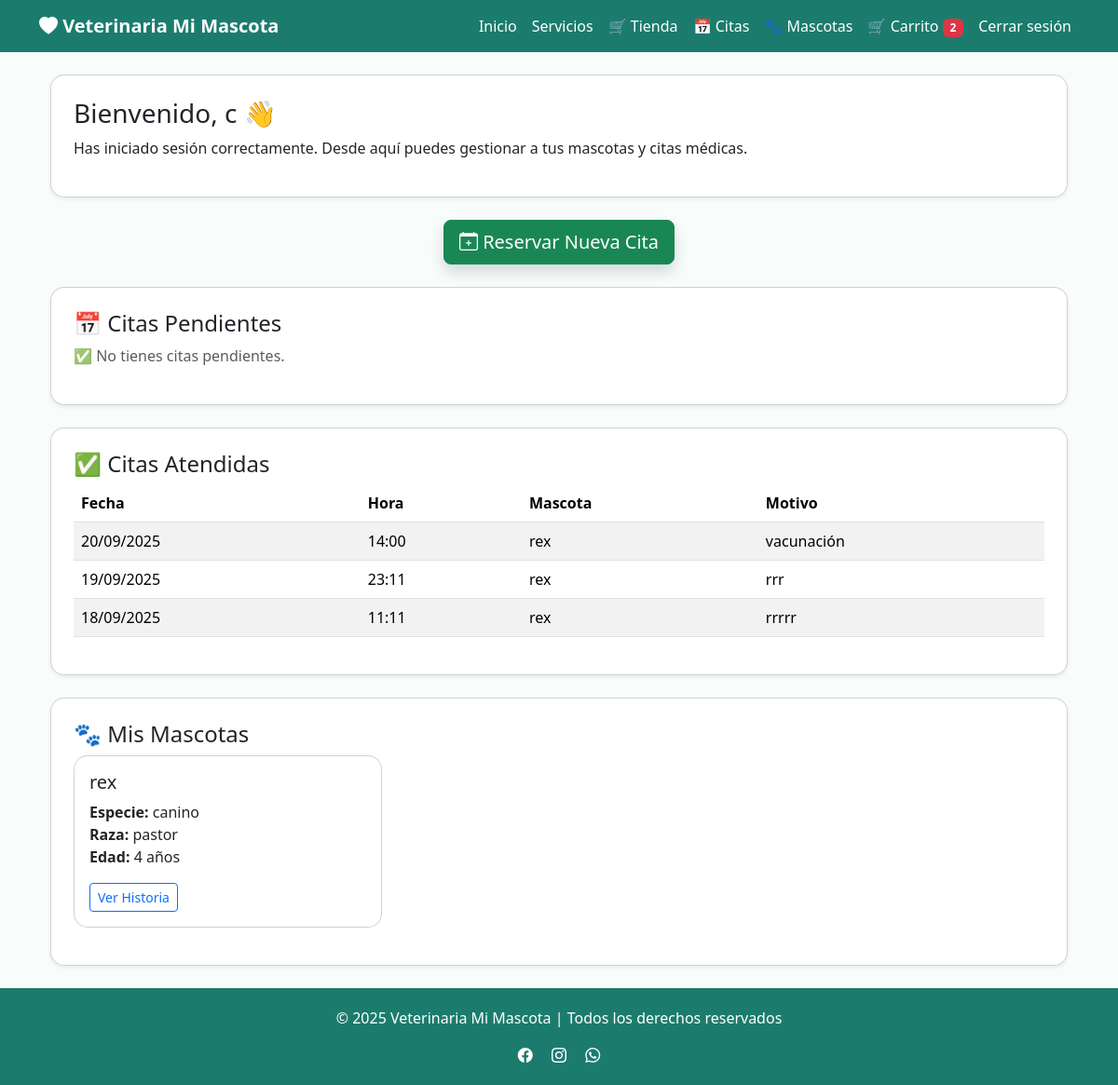
The app's page /dashboard (signed in) with its own data.
### app/models/usuario.py (models this page shows, shortened)
class Usuario(db.Model, UserMixin):
    __tablename__ = 'usuarios'
    id_usuario = db.Column(db.Integer, primary_key=True)
    nombre = db.Column(db.String(100), nullable=False)
    email = db.Column(db.String(100), unique=True, nullable=False)
    contraseña = db.Column(db.String(255), nullable=False)
    rol = db.Column(db.String(20), default='cliente')
    direccion = db.Column(db.String(200))
    telefono = db.Column(db.String(15))
    carrito = db.relationship('Carrito', back_populates='usuario', uselist=False)
    citas_cliente = db.relationship('Cita', foreign_keys='Cita.id_usuario', back_populates='usuario')
    citas_veterinario = db.relationship('Cita', foreign_keys='Cita.id_veterinario', back_populates='veterinario_rel')
    mascotas = db.relationship('Mascota', back_populates='usuario')

### app/models/cita.py (models this page shows, shortened)
class Cita(db.Model):
    __tablename__ = 'citas'
    id_cita = db.Column(db.Integer, primary_key=True)
    fecha = db.Column(db.Date, nullable=False)
    hora = db.Column(db.Time, nullable=False)
    motivo = db.Column(db.String(100), nullable=False)
    estado = db.Column(db.String(20), default='pendiente')
    id_mascota = db.Column(db.Integer, db.ForeignKey('mascotas.id_mascota'), nullable=False)
    id_usuario = db.Column(db.Integer, db.ForeignKey('usuarios.id_usuario'), nullable=False)  # Dueño de la mascota
    id_veterinario = db.Column(db.Integer, db.ForeignKey('usuarios.id_usuario'), nullable=True)  # Veterinario asignado
    mascota = db.relationship('Mascota', back_populates='citas')
    historia_clinica = db.relationship('HistoriaClinica', back_populates='cita', uselist=False)
    usuario = db.relationship('Usuario', foreign_keys=[id_usuario], back_populates='citas_cliente')
    veterinario_rel = db.relationship('Usuario', foreign_keys=[id_veterinario], back_populates='citas_veterinario')
    __table_args__ = (
        db.UniqueConstraint('fecha', 'hora', name='_fecha_hora_uc'),
        db.Index('ix_cita_fecha', 'fecha'),
    )

### app/models/mascota.py (models this page shows)
class Mascota(db.Model):
    __tablename__ = "mascotas"
    id_mascota = db.Column(db.Integer, primary_key=True)
    nombre = db.Column(db.String(100), nullable=False)
    especie = db.Column(db.String(50), nullable=False)
    raza = db.Column(db.String(50))
    genero = db.Column(db.String(10))
    fecha_nacimiento = db.Column(db.Date)
    id_usuario = db.Column(db.Integer, db.ForeignKey("usuarios.id_usuario"), nullable=False)
    usuario = db.relationship('Usuario', back_populates='mascotas')
    historia_clinica = db.relationship('HistoriaClinica', back_populates='mascota', uselist=False)
    citas = db.relationship('Cita', back_populates='mascota')
    @property
    def edad(self):
        if self.fecha_nacimiento:
            hoy = date.today()
            return hoy.year - self.fecha_nacimiento.year - (
                (hoy.month, hoy.day) < (self.fecha_nacimiento.month, self.fecha_nacimiento.day)
            )
        return None

### app/routes/main.py (the view)
@main_bp.route("/dashboard")
@login_required
def dashboard():
    mascotas = Mascota.query.filter_by(id_usuario=current_user.id_usuario).all()
    citas_pendientes = Cita.query.filter_by(
        id_usuario=current_user.id_usuario,
        estado="pendiente"
    ).order_by(Cita.fecha.asc()).all()
    citas_atendidas = Cita.query.filter_by(
        id_usuario=current_user.id_usuario,
        estado="atendida"
    ).order_by(Cita.fecha.desc()).all()
    return render_template(
        "dashboard.html",
        mascotas=mascotas,
        citas_pendientes=citas_pendientes,
        citas_atendidas=citas_atendidas
    )

### app/templates/dashboard.html (shortened to what this page needs)
{% extends "base.html" %}
{% block content %}
<div class="container mt-4">
    <div class="card p-4 shadow-sm">
        <h1 class="h3 font-bold">Bienvenido, {{ current_user.nombre }} 👋</h1>
        <p>Has iniciado sesión correctamente. Desde aquí puedes gestionar a tus mascotas y citas médicas.</p>
    </div>
    <div class="text-center my-4">
        <a href="{{ url_for('citas.reservar_cita') }}" class="btn btn-success btn-lg shadow">
            <i class="bi bi-calendar-plus"></i> Reservar Nueva Cita
        </a>
    </div>
    <div class="card p-4 mb-4 shadow-sm">
        <h2 class="h4">📅 Citas Pendientes</h2>
        {% if citas_pendientes %}
        <table class="table table-striped">
            <thead>
                <tr>
                    <th>Fecha</th>
                    <th>Hora</th>
                    <th>Mascota</th>
                    <th>Motivo</th>
                </tr>
            </thead>
            <tbody>
                {% for cita in citas_pendientes %}
                <tr>
                    <td>{{ cita.fecha.strftime('%d/%m/%Y') }}</td>
                    <td>{{ cita.hora.strftime('%H:%M') }}</td>
                    <td>{{ cita.mascota.nombre }}</td>
                    <td>{{ cita.motivo or 'Sin motivo' }}</td>
                </tr>
                {% endfor %}
            </tbody>
        </table>
        {% else %}
        <p class="text-muted">✅ No tienes citas pendientes.</p>
        {% endif %}
    </div>
    <div class="card p-4 mb-4 shadow-sm">
        <h2 class="h4">✅ Citas Atendidas</h2>
        {% if citas_atendidas %}
        <table class="table table-striped">
            <thead>
                <tr>
                    <th>Fecha</th>
                    <th>Hora</th>
                    <th>Mascota</th>
                    <th>Motivo</th>
                </tr>
            </thead>
            <tbody>
                {% for cita in citas_atendidas %}
                <tr>
                    <td>{{ cita.fecha.strftime('%d/%m/%Y') }}</td>
                    <td>{{ cita.hora.strftime('%H:%M') }}</td>
                    <td>{{ cita.mascota.nombre }}</td>
                    <td>{{ cita.motivo or 'Sin motivo' }}</td>
                </tr>
                {% endfor %}
            </tbody>
        </table>
        {% else %}
        <p class="text-muted">⚠️ No tienes citas atendidas aún.</p>
        {% endif %}
    </div>
    {% if mascotas %}
    <div class="card p-4 shadow-sm">
        <h2 class="h4">🐾 Mis Mascotas</h2>
        <div class="row">
            {% for mascota in mascotas %}
            <div class="col-md-4 mb-3">
                <div class="card h-100">
                    <div class="card-body">
                        <h5 class="card-title">{{ mascota.nombre }}</h5>
                        <p class="card-text">
                            <strong>Especie:</strong> {{ mascota.especie }}<br>
                            <strong>Raza:</strong> {{ mascota.raza }}<br>
                            <strong>Edad:</strong> {{ mascota.edad }} años
                        </p>
                        <a href="{{ url_for('historia.listar', id_mascota=mascota.id_mascota) }}"
                           class="btn btn-sm btn-outline-primary">Ver Historia</a>
                    </div>
                </div>
            </div>
            {% endfor %}
        </div>
    </div>
    {% endif %}
</div>
{% endblock %}

### app/templates/base.html (style rules this page uses)
body { background-color: #f8fdfb; }
.card { border-radius: 15px; }

### records on screen
Usuario: nombre "c"
Cita: fecha "20/09/2025", hora "14:00", mascota.nombre "rex", motivo "vacunación"
Cita: fecha "19/09/2025", hora "23:11", mascota.nombre "rex", motivo "rrr"
Cita: fecha "18/09/2025", hora "11:11", mascota.nombre "rex", motivo "rrrrr"
Mascota: nombre "rex", especie "canino", raza "pastor", edad "4"

### other values on screen
{{ current_user.carrito.items|length }} "2"
